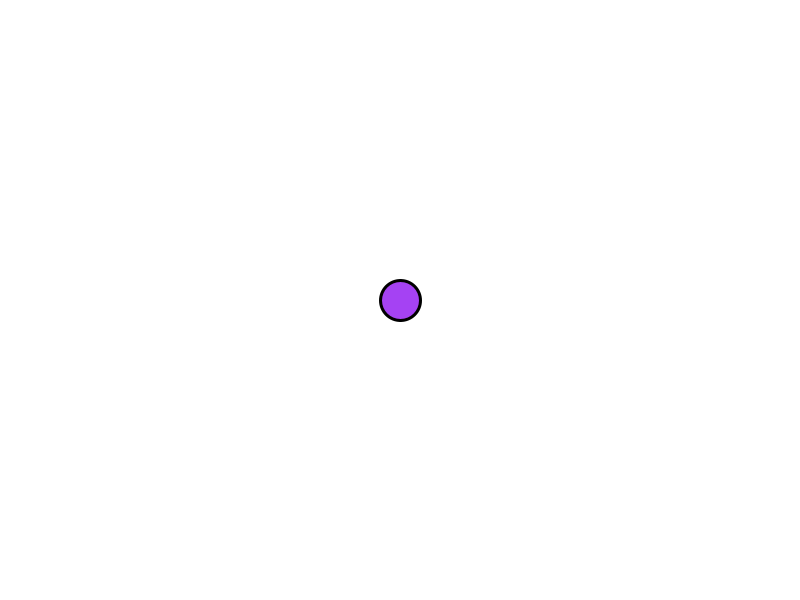
Frame 1 (no input)
Frame 60 (the mouse pressed at the canvas centre just before this capture): identical to frame 1, image omitted
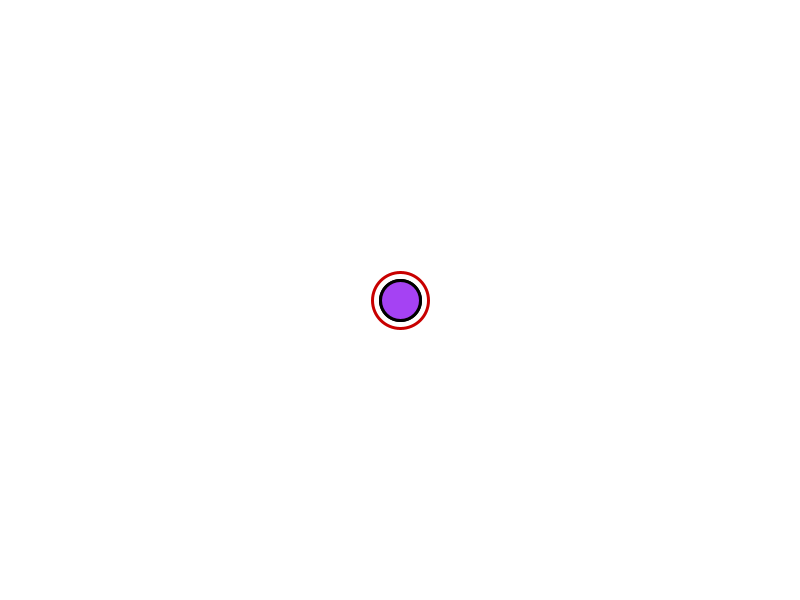
Frame 120 (the mouse held since frame 60 and released just before this capture)

The Processing sketch that drew these frames (run headless with seeded random() and noise(); from frame 60 on, the mouse is pressed at the canvas centre):

// Processing sketch: ColorDragBump
// ── ColorDragBump.pde
InputManager im;
Coll cl;

void setup()
{
  size(800,600);
  im = new InputManager();
  cl = new Coll(400,300,40);
  im.add(cl);
  smooth();
}


void draw()
{
  background(255);
  cl.display();
  im.display();
}
// ── Coll.pde
class Coll extends Clickable
{
  PVector speed;
  PVector size;
  color   col;
  
  //一堆构造函数
  Coll(PVector ppos,PVector psi)
  {
    super.hoverable = true;
    super.clickable = true;
    super.draggable = true;
    this.pos      = ppos.copy();
    this.size     = psi.copy();
    this.speed    = new PVector(0,0);
    this.col      = getRandomColor();
  }
  
  Coll(float pox, float poy,float psx, float psy)
  {
    super.hoverable = true;
    super.clickable = true;
    super.draggable = true;
    this.pos      = new PVector(pox,poy);
    this.size     = new PVector(psx,psy);
    this.speed    = new PVector(0,0);
    this.col      = getRandomColor();
  }
  
   Coll(float pox, float poy,float ps)
  {
    super.hoverable = true;
    super.clickable = true;
    super.draggable = true;
    this.pos      = new PVector(pox,poy);
    this.size     = new PVector(ps,ps);
    this.speed    = new PVector(0,0);
    this.col      = getRandomColor();
  }
  
  color getRandomColor(){
    return color((int)random(0,256),(int)random(0,256),(int)random(0,256));
  }
  
  //检测函数
  
  boolean isIn(int mx, int my){
    if(dist(mx,my,pos.x,pos.y)<size.x){
      return true;
    }
    return false;
  }
  
  
  void display()
  {
    fill(col);
    stroke(0);
    strokeWeight(3);
    ellipse(pos.x,pos.y,size.x,size.y);
    
  }
  
  void drawHover(){
    fill(50,150);
    noStroke();
    ellipse(pos.x,pos.y,size.x,size.y);
  }
  
  void drawClick(){
    noFill();
    stroke(0,0,0);
    strokeWeight(3);
    ellipse(pos.x,pos.y,size.x*1.4,size.y*1.4);
  }
  
  void drawDrag(){
    noFill();
    stroke(200,0,0);
    strokeWeight(3);
    ellipse(pos.x,pos.y,size.x*1.4,size.y*1.4);
  }
  
  void clickEvent(){
  }
  
  void releaseEvent(){
  }
  
}
// ── InputManager.pde
final int STATE_NONE  = 13000;
final int STATE_HOVER = 13001;
final int STATE_CLICK = 13002;
final int STATE_DRAG  = 13003;

abstract class Clickable{
  boolean hoverable = false;
  boolean clickable = false;
  boolean draggable = false;
  PVector pos = null;
  
  void freeze()
  {
    hoverable = false;
    clickable = false;
    draggable = false;
  }
  abstract boolean isIn(int mx, int my);
  abstract void display();
  void drawHover(){println("Error: use drawHover without override the past function");};
  void drawClick(){println("Error: use drawClick without override the past function");};
  void drawDrag(){println("Error: use drawDrag without override the past function");};
  void clickEvent() {println("Error: use clickEvent without override the past function");}
  void releaseEvent(){println("Error: use releasEvent without override the past function");}
}

abstract class Draginable{
  boolean checkable = false;
  PVector pos = null;
  
  abstract boolean isIn(int mx, int my);
  abstract void display();
  void drawDragIn(){println("Error: use drawDragIn without override the past function");}
  void dragInEvent(){println("Error: use dragInEvent without override the past function");}
}


class InputManager{
  ArrayList<Clickable>bts;
  ArrayList<Draginable>dgs;
  Clickable nowc;
  boolean hasSele;
  int chooseState;
  
  boolean pmousePressed;
  PVector dragOffset;
  
  InputManager(){
    this.bts = new ArrayList<Clickable>();
    this.dgs = new ArrayList<Draginable>();
    this.nowc = null;
    this.hasSele = false;
    this.chooseState = STATE_NONE;
    this.dragOffset  = new PVector(0,0);
  }
  
  void add(Clickable cb){
    bts.add(cb);
  }
  
  void add(Draginable db){
    dgs.add(db);
  }
  
  void checkHover(){
    for(Clickable b: bts){
      if(b.hoverable){
        if(b.isIn(mouseX,mouseY)){
          if(STATE_HOVER >= chooseState){
            chooseState = STATE_HOVER;
            nowc        = b;
            hasSele     = true;
            return;
          }
        }
      }
    }
    chooseState = STATE_NONE;
    nowc        = null;
    hasSele     = false;
  }
  
  void checkClick(){
    
    for(Clickable b: bts){
      if(b.clickable){
        if(b.isIn(mouseX,mouseY)){
          if(STATE_CLICK >= chooseState){
            dragOffset.x = b.pos.x-mouseX;
            dragOffset.y = b.pos.y-mouseY;
            chooseState = STATE_CLICK;
            nowc        = b;
            hasSele     = true;
            nowc.clickEvent();
            return;
          }
        }
      }
    }
    chooseState = STATE_NONE;
    nowc        = null;
    hasSele     = false;
  }
  
  void display(){
    if(!mousePressed)      //鼠标没有点击的情况
    {
      if(!pmousePressed)    //MouseMoved鼠标自由移动的情况（鼠标之前也没有点击）
      {
        checkHover();      //检测有没有悬浮在哪个可悬浮物体之上
      }
      else                 //MouseReleased鼠标释放的情况（鼠标之前一直在点击，现在松开了）
      {
        if(nowc!=null){
          nowc.releaseEvent();
        }
        hasSele       = false;
        nowc          = null;
        chooseState   = STATE_NONE;
      }
      pmousePressed = false;
    }
    else
    {
      if(pmousePressed)     //MouseDragged鼠标拖动的情况（鼠标一直点击着）
      {
        if(chooseState!=STATE_NONE && nowc.draggable)
        {
          nowc.pos.x = mouseX + dragOffset.x;
          nowc.pos.y = mouseY + dragOffset.y;
        }
        chooseState = STATE_DRAG;
      }
      else                  //mousePressed鼠标按下的情况（鼠标之前没有按下）
      {
        checkClick();
      }
      pmousePressed = true;
    }  
    
    if(nowc!=null && hasSele){
      nowc.display();
       switch(chooseState){
         case STATE_HOVER: nowc.drawHover(); break;
         case STATE_CLICK: nowc.drawClick(); break;
         case STATE_DRAG:  nowc.drawDrag();  break;
       }
    }
    
  }
  
}
// ── Physics.pde
class Physics
{
  
  
}
